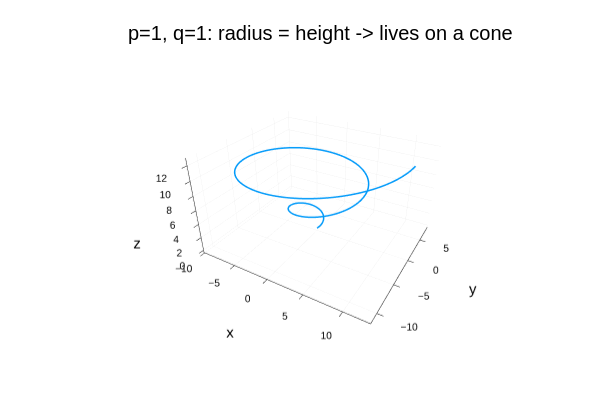

Write notebook code for a chart like this one.
### Markdown cell above
## 2 · Two dials: radius growth and climb speed

Consider the family $\vec r(t) = \langle t^{p}\cos t,\ t^{p}\sin t,\ t^{q}\rangle$.
Dial $p$ controls **how fast the radius grows**; dial $q$ controls **how the height accumulates**.
Three settings, three unmistakable silhouettes:

### $p=1,\ q=1$ — the cone
Radius $=$ height at every instant, so the curve lies exactly on the cone $z=\sqrt{x^2+y^2}$:
a smooth, even taper.

### Code cell
plot3d(t .* cos.(t), t .* sin.(t), t,
    lw = 3, legend = false, title = "p=1, q=1: radius = height -> lives on a cone",
    xlabel = "x", ylabel = "y", zlabel = "z")

### Figure 1 — Plotly figure (JSON) as saved in the notebook; plotly's stock layout.template omitted (floating-point values rounded to 4 significant figures; data arrays with more than 128 entries replaced by an {"elided": "..."} marker saying what was removed)
{"data": [{"colorbar": {"len": 0.8657, "title": "", "x": 0.9934, "y": 0.5087}, "legendgroup": "y1", "line": {"color": "rgba(0, 154, 250, 1.000)", "dash": "solid", "shape": "linear", "width": 3}, "mode": "lines", "name": "y1", "scene": "scene", "showlegend": true, "type": "scatter3d", "x": {"elided": "800 float values"}, "xaxis": "x", "y": {"elided": "800 float values"}, "yaxis": "y", "z": {"elided": "800 float values"}, "zaxis": "z"}], "layout": {"annotations": [{"font": {"color": "rgba(0, 0, 0, 1.000)", "family": "sans-serif", "size": 20}, "rotation": 0, "showarrow": false, "text": "p=1, q=1: radius = height -> lives on a cone", "x": 0.535, "xanchor": "center", "xref": "paper", "y": 1, "yanchor": "top", "yref": "paper"}], "height": 400, "margin": {"b": 20, "l": 0, "r": 0, "t": 20}, "paper_bgcolor": "rgba(255, 255, 255, 1.000)", "plot_bgcolor": "rgba(255, 255, 255, 1.000)", "scene": {"camera": {"eye": {"x": 1.126, "y": -1.95, "z": 1.3}, "projection": "orthographic"}, "domain": {"x": [0.07647, 0.9934], "y": [0.07581, 0.9415]}, "xaxis": {"gridcolor": "rgba(0, 0, 0, 0.100)", "gridwidth": 0.5, "linecolor": "rgba(0, 0, 0, 1.000)", "mirror": false, "range": [-10.14, 13.23], "showgrid": true, "showline": true, "showticklabels": true, "tickangle": 0, "tickcolor": "rgb(0, 0, 0)", "tickfont": {"color": "rgba(0, 0, 0, 1.000)", "family": "sans-serif", "size": 11}, "tickmode": "array", "ticks": "inside", "ticktext": ["−10", "−5", "0", "5", "10"], "tickvals": [-10, -5, 0, 5, 10], "title": "x", "titlefont": {"color": "rgba(0, 0, 0, 1.000)", "family": "sans-serif", "size": 15}, "type": "-", "visible": true, "zeroline": false, "zerolinecolor": "rgba(0, 0, 0, 1.000)"}, "yaxis": {"gridcolor": "rgba(0, 0, 0, 0.100)", "gridwidth": 0.5, "linecolor": "rgba(0, 0, 0, 1.000)", "mirror": false, "range": [-11.61, 8.485], "showgrid": true, "showline": true, "showticklabels": true, "tickangle": 0, "tickcolor": "rgb(0, 0, 0)", "tickfont": {"color": "rgba(0, 0, 0, 1.000)", "family": "sans-serif", "size": 11}, "tickmode": "array", "ticks": "inside", "ticktext": ["−10", "−5", "0", "5"], "tickvals": [-10, -5, 0, 5], "title": "y", "titlefont": {"color": "rgba(0, 0, 0, 1.000)", "family": "sans-serif", "size": 15}, "type": "-", "visible": true, "zeroline": false, "zerolinecolor": "rgba(0, 0, 0, 1.000)"}, "zaxis": {"gridcolor": "rgba(0, 0, 0, 0.100)", "gridwidth": 0.5, "linecolor": "rgba(0, 0, 0, 1.000)", "mirror": false, "range": [-0.377, 12.94], "showgrid": true, "showline": true, "showticklabels": true, "tickangle": 0, "tickcolor": "rgb(0, 0, 0)", "tickfont": {"color": "rgba(0, 0, 0, 1.000)", "family": "sans-serif", "size": 11}, "tickmode": "array", "ticks": "inside", "ticktext": ["0", "2", "4", "6", "8", "10", "12"], "tickvals": [0, 2, 4, 6, 8, 10, 12], "title": "z", "titlefont": {"color": "rgba(0, 0, 0, 1.000)", "family": "sans-serif", "size": 15}, "type": "-", "visible": true, "zeroline": false, "zerolinecolor": "rgba(0, 0, 0, 1.000)"}}, "showlegend": false, "width": 600}}
